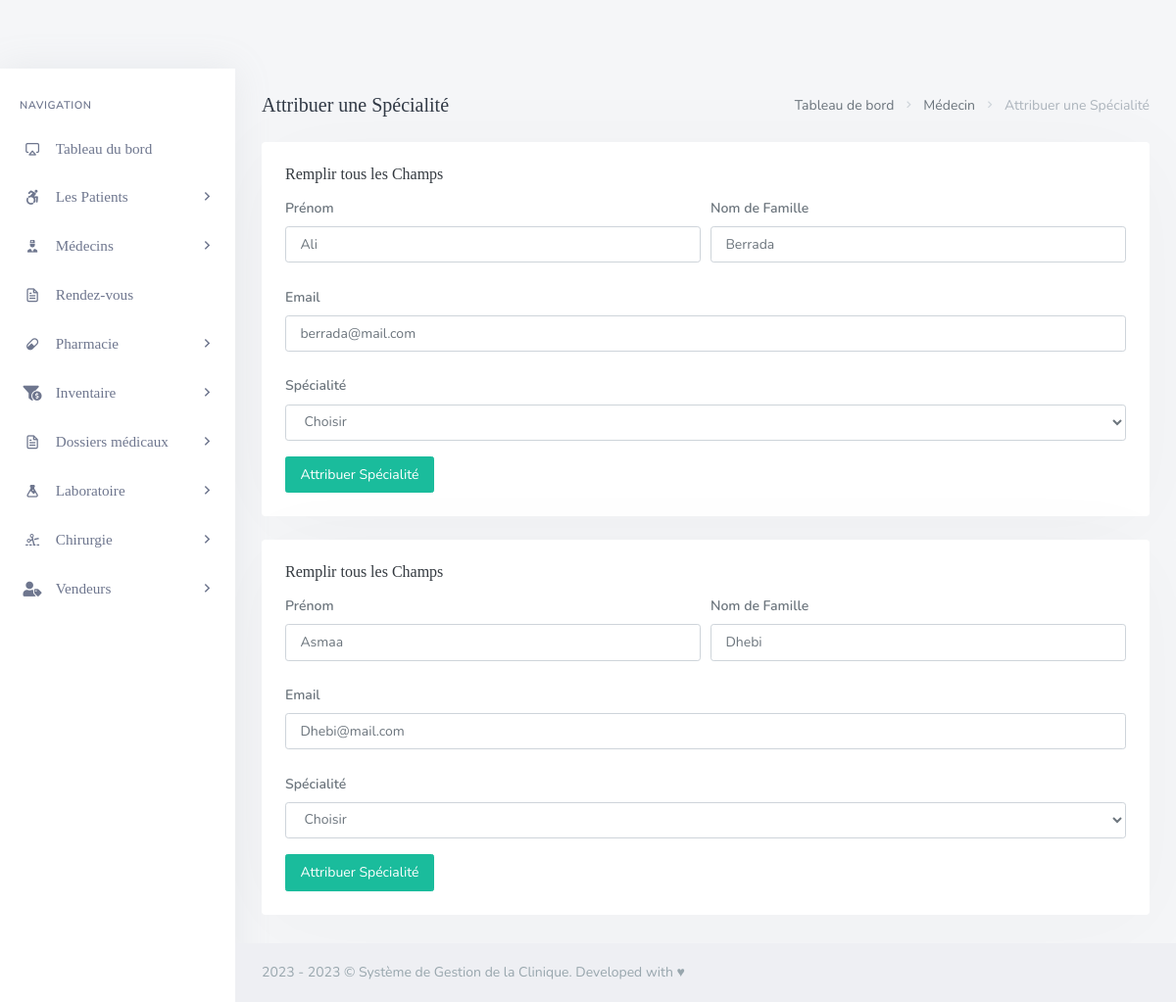
Screenshot of /backend/admin/his_admin_assaign_single_employee.php?doc_number=YDS7L with the database file from the repository.
### tables this page shows
CREATE TABLE `his_docs` (
  `doc_id` int(20) NOT NULL,
  `doc_fname` varchar(200) DEFAULT NULL,
  `doc_lname` varchar(200) DEFAULT NULL,
  `doc_email` varchar(200) DEFAULT NULL,
  `doc_pwd` varchar(200) DEFAULT NULL,
  `doc_dept` varchar(200) DEFAULT NULL,
  `doc_number` varchar(200) DEFAULT NULL,
  `doc_dpic` varchar(200) DEFAULT NULL,
  `doc_image` varchar(255) DEFAULT NULL
);

### backend/admin/his_admin_assaign_single_employee.php (the view, shortened to what this page needs)
<?php
	include('assets/inc/config.php');
?>
<!DOCTYPE html>
<html lang="en">
    <?php include('assets/inc/head.php');?>
    <body>
        <div id="wrapper">
            <?php include("assets/inc/sidebar.php");?>
            <div class="content-page">
                <div class="content">
                    <div class="container-fluid">
                        <div class="row">
                            <div class="col-12">
                                <div class="page-title-box">
                                    <div class="page-title-right">
                                        <ol class="breadcrumb m-0">
                                            <li class="breadcrumb-item"><a href="his_admin_dashboard.php">Tableau de bord</a></li>
                                            <li class="breadcrumb-item"><a href="javascript: void(0);">Médecin</a></li>
                                            <li class="breadcrumb-item active">Attribuer une Spécialité</li>
                                        </ol>
                                    </div>
                                    <h4 class="page-title">Attribuer une Spécialité</h4>
                                </div>
                            </div>
                        </div>
                        <?php
                            $doc_number=$_GET['doc_number'];
                            $ret="SELECT  * FROM his_docs WHERE doc_number=?";
                            $stmt= $mysqli->prepare($ret) ;
                            $stmt->bind_param('i',$doc_number);
                            $stmt->execute() ;
                            $res=$stmt->get_result();
                            while($row=$res->fetch_object())
                            {
                        ?>
                        <div class="row">
                            <div class="col-12">
                                <div class="card">
                                    <div class="card-body">
                                        <h4 class="header-title">Remplir tous les Champs</h4>
                                        <form method="post" enctype="multipart/form-data">
                                            <div class="form-row">
                                                <div class="form-group col-md-6">
                                                    <label for="inputEmail4" class="col-form-label">Prénom</label>
                                                    <input type="text" required="required" readonly value="<?php echo $row->doc_fname;?>" name="doc_fname" class="form-control" id="inputEmail4" >
                                                </div>
                                                <div class="form-group col-md-6">
                                                    <label for="inputPassword4" class="col-form-label">Nom de Famille</label>
                                                    <input required="required" type="text" readonly value="<?php echo $row->doc_lname;?>" name="doc_lname" class="form-control"  id="inputPassword4">
                                                </div>
                                            </div>
                                            <div class="form-group">
                                                <label for="inputAddress" class="col-form-label">Email</label>
                                                <input required="required" type="email" readonly value="<?php echo $row->doc_email;?>" class="form-control" name="doc_email" id="inputAddress">
                                            </div>
                                            <div class="form-group">
                                                    <label for="inputState" class="col-form-label">Spécialité</label>
                                                    <select id="inputState" required="required" name="doc_dept" class="form-control">
                                                        <option>Choisir</option>
                                                    </select>
                                            </div>
                                            <button type="submit" name="assaign_dept" class="ladda-button btn btn-success" data-style="expand-right">Attribuer Spécialité</button>
                                        </form>
                                    </div>
                                </div>
                            </div>
                        </div>
                        <?php }?>
                    </div>
                </div>
                <?php include('assets/inc/footer.php');?>
            </div>
        </div>
    </body>
</html>

### rows the page displays
his_docs: doc_fname "Ali", doc_lname "Berrada", doc_email "berrada@mail.com"
his_docs: doc_fname "Asmaa", doc_lname "Dhebi", doc_email "Dhebi@mail.com"
